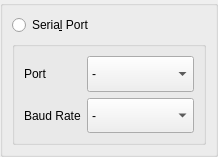
<?xml version="1.0" encoding="UTF-8"?>
<ui version="4.0">
 <class>ScannerComport</class>
 <widget class="QWidget" name="ScannerComport">
  <property name="geometry">
   <rect>
    <x>0</x>
    <y>0</y>
    <width>218</width>
    <height>157</height>
   </rect>
  </property>
  <property name="sizePolicy">
   <sizepolicy hsizetype="MinimumExpanding" vsizetype="MinimumExpanding">
    <horstretch>0</horstretch>
    <verstretch>0</verstretch>
   </sizepolicy>
  </property>
  <property name="minimumSize">
   <size>
    <width>0</width>
    <height>0</height>
   </size>
  </property>
  <property name="windowTitle">
   <string>Form</string>
  </property>
  <layout class="QGridLayout" name="gridLayout">
   <property name="leftMargin">
    <number>0</number>
   </property>
   <property name="topMargin">
    <number>0</number>
   </property>
   <property name="rightMargin">
    <number>0</number>
   </property>
   <property name="bottomMargin">
    <number>0</number>
   </property>
   <property name="spacing">
    <number>0</number>
   </property>
   <item row="1" column="1">
    <widget class="QGroupBox" name="groupBox">
     <property name="sizePolicy">
      <sizepolicy hsizetype="MinimumExpanding" vsizetype="MinimumExpanding">
       <horstretch>0</horstretch>
       <verstretch>0</verstretch>
      </sizepolicy>
     </property>
     <property name="minimumSize">
      <size>
       <width>0</width>
       <height>0</height>
      </size>
     </property>
     <property name="title">
      <string/>
     </property>
     <layout class="QGridLayout" name="gridLayout_2">
      <item row="2" column="0" colspan="2">
       <widget class="QGroupBox" name="groupBox_Hider">
        <property name="sizePolicy">
         <sizepolicy hsizetype="MinimumExpanding" vsizetype="MinimumExpanding">
          <horstretch>0</horstretch>
          <verstretch>0</verstretch>
         </sizepolicy>
        </property>
        <property name="title">
         <string/>
        </property>
        <layout class="QVBoxLayout" name="verticalLayout">
         <item>
          <layout class="QFormLayout" name="formLayout_Settings">
           <property name="sizeConstraint">
            <enum>QLayout::SetNoConstraint</enum>
           </property>
           <property name="fieldGrowthPolicy">
            <enum>QFormLayout::ExpandingFieldsGrow</enum>
           </property>
           <property name="labelAlignment">
            <set>Qt::AlignLeading|Qt::AlignLeft|Qt::AlignVCenter</set>
           </property>
           <item row="1" column="0">
            <widget class="QLabel" name="label">
             <property name="sizePolicy">
              <sizepolicy hsizetype="MinimumExpanding" vsizetype="MinimumExpanding">
               <horstretch>0</horstretch>
               <verstretch>0</verstretch>
              </sizepolicy>
             </property>
             <property name="text">
              <string>Port</string>
             </property>
            </widget>
           </item>
           <item row="1" column="1">
            <widget class="QComboBox" name="comboBox_SerialPort">
             <property name="enabled">
              <bool>true</bool>
             </property>
             <property name="sizePolicy">
              <sizepolicy hsizetype="MinimumExpanding" vsizetype="MinimumExpanding">
               <horstretch>0</horstretch>
               <verstretch>0</verstretch>
              </sizepolicy>
             </property>
             <property name="minimumSize">
              <size>
               <width>0</width>
               <height>0</height>
              </size>
             </property>
             <property name="sizeAdjustPolicy">
              <enum>QComboBox::AdjustToContents</enum>
             </property>
             <item>
              <property name="text">
               <string>-</string>
              </property>
             </item>
            </widget>
           </item>
           <item row="2" column="0">
            <widget class="QLabel" name="label_2">
             <property name="sizePolicy">
              <sizepolicy hsizetype="MinimumExpanding" vsizetype="MinimumExpanding">
               <horstretch>0</horstretch>
               <verstretch>0</verstretch>
              </sizepolicy>
             </property>
             <property name="text">
              <string>Baud Rate</string>
             </property>
            </widget>
           </item>
           <item row="2" column="1">
            <widget class="QComboBox" name="comboBox_BaudRate">
             <property name="sizePolicy">
              <sizepolicy hsizetype="MinimumExpanding" vsizetype="MinimumExpanding">
               <horstretch>0</horstretch>
               <verstretch>0</verstretch>
              </sizepolicy>
             </property>
             <property name="minimumSize">
              <size>
               <width>0</width>
               <height>32</height>
              </size>
             </property>
             <item>
              <property name="text">
               <string>-</string>
              </property>
             </item>
            </widget>
           </item>
          </layout>
         </item>
        </layout>
       </widget>
      </item>
      <item row="0" column="0">
       <widget class="QRadioButton" name="radioButtonExpand">
        <property name="sizePolicy">
         <sizepolicy hsizetype="MinimumExpanding" vsizetype="Fixed">
          <horstretch>0</horstretch>
          <verstretch>0</verstretch>
         </sizepolicy>
        </property>
        <property name="text">
         <string>Seria&amp;l Port</string>
        </property>
       </widget>
      </item>
     </layout>
    </widget>
   </item>
  </layout>
 </widget>
 <resources/>
 <connections/>
</ui>
